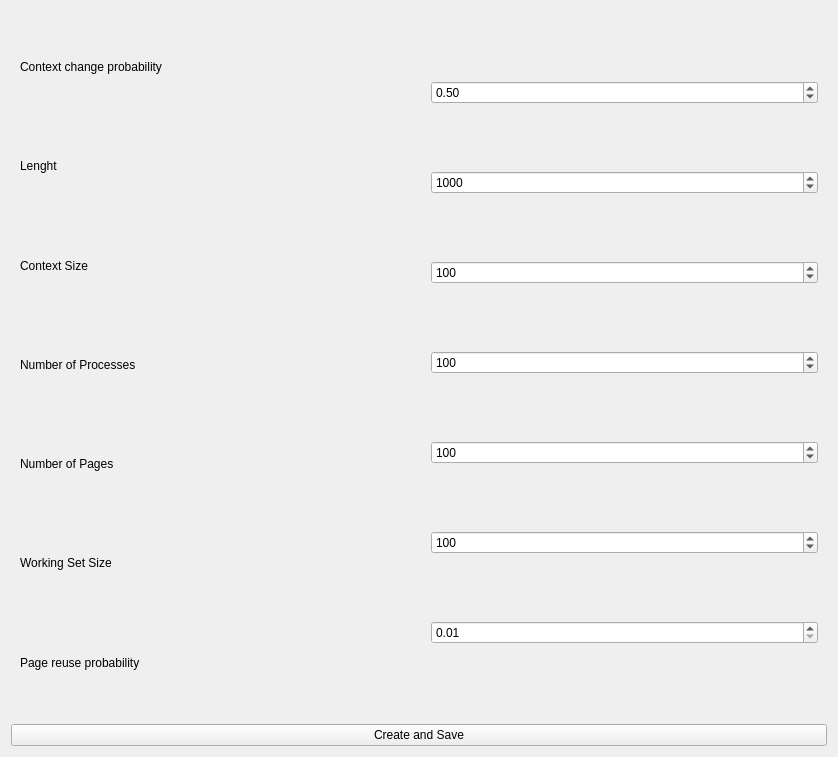
<?xml version="1.0" encoding="UTF-8"?>
<ui version="4.0">
 <class>Create</class>
 <widget class="QWidget" name="Create">
  <property name="geometry">
   <rect>
    <x>0</x>
    <y>0</y>
    <width>838</width>
    <height>757</height>
   </rect>
  </property>
  <property name="windowTitle">
   <string>Form</string>
  </property>
  <layout class="QGridLayout" name="gridLayout">
   <item row="0" column="0">
    <widget class="QWidget" name="widget" native="true">
     <layout class="QVBoxLayout" name="verticalLayout_2">
      <item>
       <widget class="QLabel" name="label">
        <property name="text">
         <string>Context change probability</string>
        </property>
       </widget>
      </item>
      <item>
       <widget class="QLabel" name="label_2">
        <property name="text">
         <string>Lenght</string>
        </property>
       </widget>
      </item>
      <item>
       <widget class="QLabel" name="label_3">
        <property name="text">
         <string>Context Size</string>
        </property>
       </widget>
      </item>
      <item>
       <widget class="QLabel" name="label_4">
        <property name="text">
         <string>Number of Processes</string>
        </property>
       </widget>
      </item>
      <item>
       <widget class="QLabel" name="label_5">
        <property name="text">
         <string>Number of Pages</string>
        </property>
       </widget>
      </item>
      <item>
       <widget class="QLabel" name="label_6">
        <property name="text">
         <string>Working Set Size</string>
        </property>
       </widget>
      </item>
      <item>
       <widget class="QLabel" name="label_7">
        <property name="text">
         <string>Page reuse probability</string>
        </property>
       </widget>
      </item>
     </layout>
    </widget>
   </item>
   <item row="0" column="1">
    <widget class="QWidget" name="widget_2" native="true">
     <layout class="QVBoxLayout" name="verticalLayout">
      <item>
       <widget class="QDoubleSpinBox" name="SpinBox_ContextChangeProb">
        <property name="maximum">
         <double>1.000000000000000</double>
        </property>
        <property name="value">
         <double>0.500000000000000</double>
        </property>
       </widget>
      </item>
      <item>
       <widget class="QSpinBox" name="SpinBox">
        <property name="minimum">
         <number>1</number>
        </property>
        <property name="maximum">
         <number>100000</number>
        </property>
        <property name="value">
         <number>1000</number>
        </property>
       </widget>
      </item>
      <item>
       <widget class="QSpinBox" name="SpinBox_ContextSize">
        <property name="minimum">
         <number>1</number>
        </property>
        <property name="maximum">
         <number>100000</number>
        </property>
        <property name="value">
         <number>100</number>
        </property>
       </widget>
      </item>
      <item>
       <widget class="QSpinBox" name="SpinBox_ContextSize_2">
        <property name="minimum">
         <number>1</number>
        </property>
        <property name="maximum">
         <number>100000</number>
        </property>
        <property name="value">
         <number>100</number>
        </property>
       </widget>
      </item>
      <item>
       <widget class="QSpinBox" name="SpinBox_PageNumber">
        <property name="minimum">
         <number>1</number>
        </property>
        <property name="maximum">
         <number>100000</number>
        </property>
        <property name="value">
         <number>100</number>
        </property>
       </widget>
      </item>
      <item>
       <widget class="QSpinBox" name="SpinBox_WorkingSetSize">
        <property name="minimum">
         <number>1</number>
        </property>
        <property name="maximum">
         <number>100000</number>
        </property>
        <property name="value">
         <number>100</number>
        </property>
       </widget>
      </item>
      <item>
       <widget class="QDoubleSpinBox" name="SpinBox_PageReuseProbability">
        <property name="minimum">
         <double>0.010000000000000</double>
        </property>
        <property name="maximum">
         <double>1.000000000000000</double>
        </property>
       </widget>
      </item>
     </layout>
    </widget>
   </item>
   <item row="1" column="0" colspan="2">
    <widget class="QPushButton" name="PushButton_CreateAndSave">
     <property name="text">
      <string>Create and Save</string>
     </property>
    </widget>
   </item>
  </layout>
 </widget>
 <resources/>
 <connections/>
</ui>
